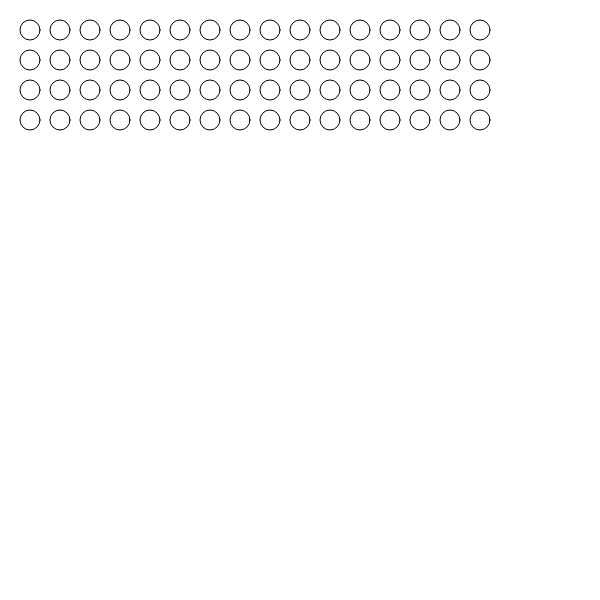
Frame 1 (no input)
Frame 60 (no input): identical to frame 1, image omitted
Frame 120 (the mouse pressed at the canvas centre since frame 60): identical to frame 1, image omitted

The p5.js sketch that drew this single still picture (run headless with seeded random() and noise() and a simulated clock; from frame 60 on, the mouse is pressed at the canvas centre):

// p5.js sketch
// ── sketch.js
// draw 16 circles using array
//holds circle x pos on screen
  //var circlearray = [];
  //var numberOfCircles = 16;
  //var circleSize = 20;
  //var circleSpacing = 30;
//call var circlearray and use function to draw mouseReleased

var circlearray = [];
  function setup() {
    createCanvas(600,600);
    circleArray(16,20,30,30);
    circleArray(16,20,30,60);
    circleArray(16,20,30,90);
    circleArray(16,20,30,120);

  //step through add circle to array
  //for(var i = 0; i < numberOfCircles; i++){
    //ellipse((i*circleSpacing)+circleSpacing,30,circleSize,circleSize);
  //}

}

  function draw() {
  // nothing here as we don't need to update each frame
}
//add input arguments into the function
  function circleArray(numberOfCircles, circleSize, circleSpacing, yOffset){
    for(var i = 0; i < numberOfCircles; i++){
      ellipse((i*circleSpacing)+circleSpacing,yOffset,circleSize,circleSize);
    }
  }
